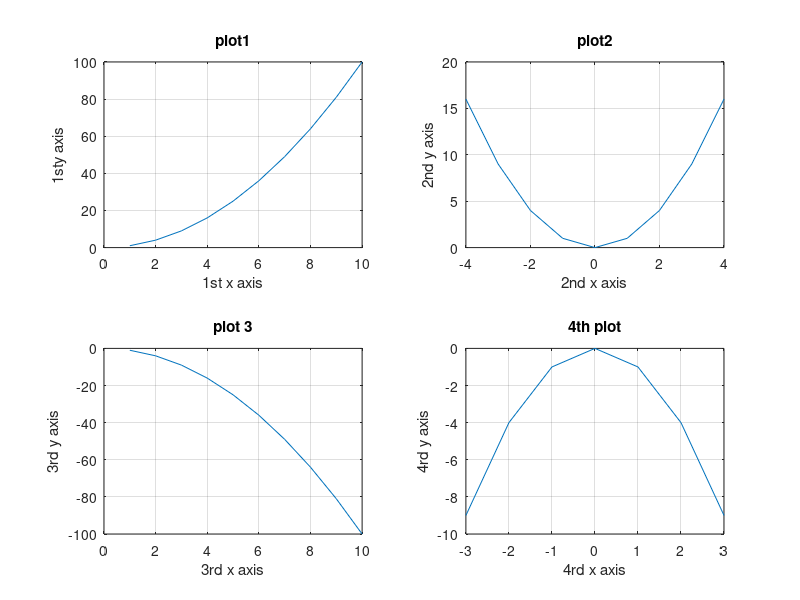

Reproduce this figure in MATLAB.
%plotting with 1column and 1 row matrix just like x and y

x1 = [1 2 3 4 5 6 7 8 9 10];
y1 = [1 4 9 16 25 36 49 64 81 100];
subplot(2,2,1)
plot(x1,y1)
title('plot1')
xlabel('1st x axis')
ylabel('1sty axis')
grid on    

x2 = [-4,-3,-2,-1,0,1,2,3,4];
y2 = [16,9,4,1,0,1,4,9,16];
subplot(2,2,2);
plot(x2,y2)
title('plot2')
xlabel('2nd x axis')
ylabel('2nd y axis')
grid on

x3 = [1 2 3 4 5 6 7 8 9 10];
y3 = [-1,-4,-9,-16,-25,-36,-49,-64, -81,-100];
subplot(2,2,3)
plot(x3,y3)
title('plot 3')
xlabel('3rd x axis')
ylabel('3rd y axis')
grid on

x4 = [-3,-2,-1,0,1,2,3]
y4 = [-9,-4,-1,0,-1,-4,-9]
subplot(2,2,4)
plot(x4,y4)
title('4th plot')
xlabel('4rd x axis')
ylabel('4rd y axis')
grid on
